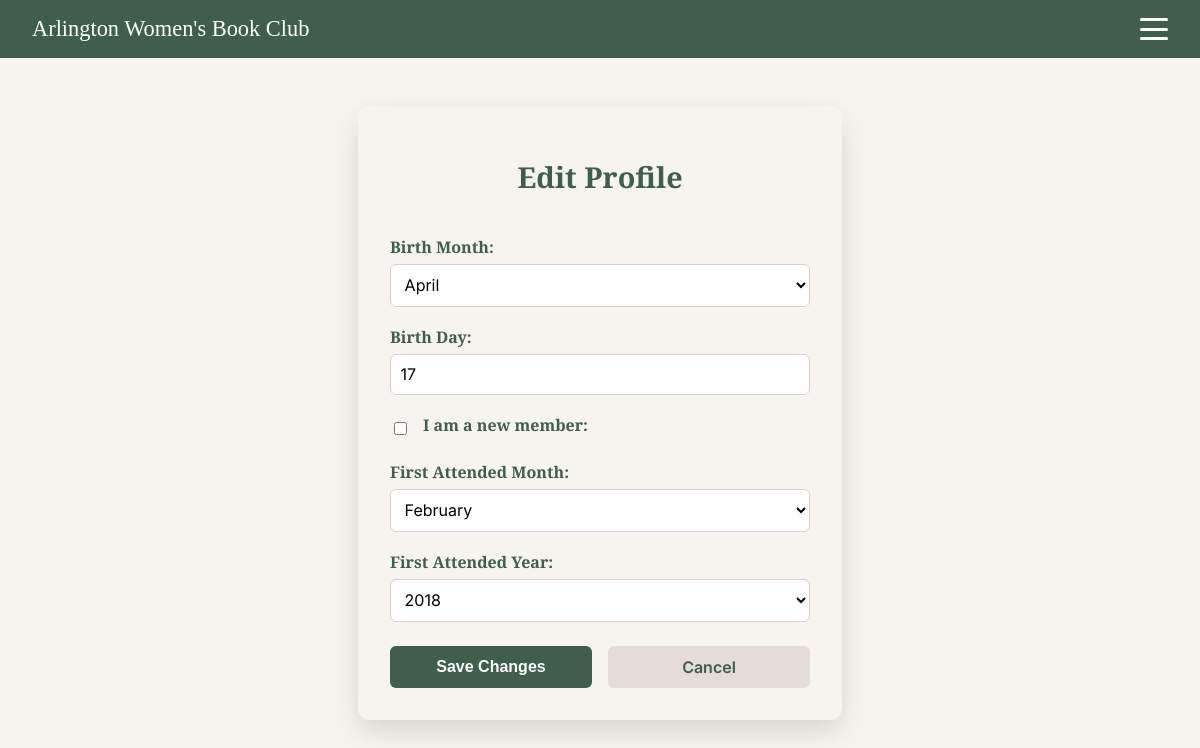
Page /edit-profile/ (signed in) on the committed database.
### core/models.py (models this page shows, shortened)
class MemberProfile(models.Model):
    user = models.OneToOneField(settings.AUTH_USER_MODEL, on_delete=models.CASCADE)
    dob_month = models.PositiveSmallIntegerField(null=True, blank=True)
    dob_day = models.PositiveSmallIntegerField(null=True, blank=True)
    is_new_member = models.BooleanField(default=False)
    first_attended_month = models.PositiveSmallIntegerField(null=True, blank=True)
    first_attended_year = models.PositiveSmallIntegerField(null=True, blank=True)

### core/views.py (the view)
# urls.py: path("edit-profile/", views.edit_profile, name="edit_profile"),
@login_required
def edit_profile(request):
    profile, created = MemberProfile.objects.get_or_create(user=request.user)
    if request.method == "POST":
        form = MemberProfileForm(request.POST, instance=profile)
        if form.is_valid():
            form.save()
            return redirect("my_profile")
    else:
        form = MemberProfileForm(instance=profile)
    return render(request, "core/edit_profile.html", {"form": form})

### core/forms.py
class MemberProfileForm(forms.ModelForm):
    dob_month = forms.TypedChoiceField(
        choices=MONTH_CHOICES,
        coerce=int,
        required=False,
        label="Birth Month"
    )
    dob_day = forms.IntegerField(
        required=False,
        min_value=1,
        max_value=31,
        label="Birth Day"
    )
    is_new_member = forms.BooleanField(
        required=False,
        label="I am a new member"
    )
    first_attended_month = forms.TypedChoiceField(
        choices=MONTH_CHOICES,
        coerce=int,
        required=False,
        label="First Attended Month"
    )
    first_attended_year = forms.TypedChoiceField(
        choices=YEAR_CHOICES,
        coerce=int,
        required=False,
        label="First Attended Year"
    )
    class Meta:
        model = MemberProfile
        fields = [
            "dob_month",
            "dob_day",
            "is_new_member",
            "first_attended_month",
            "first_attended_year",
        ]

### core/templates/core/edit_profile.html (shortened to what this page needs)
{% extends "core/base.html" %}
{% block content %}
<div class="auth-container">
    <h1 class="auth-title">Edit Profile</h1>
    <form method="POST" class="auth-form edit-profile-form">
    <p>
        {{ form.dob_month.label_tag }}
        {{ form.dob_month }}
    </p>
    <p>
        {{ form.dob_day.label_tag }}
        {{ form.dob_day }}
    </p>
    <p>
        {{ form.is_new_member }}
        {{ form.is_new_member.label_tag }}
    </p>
    <div id="first-attended-fields">
        <p>
            {{ form.first_attended_month.label_tag }}
            {{ form.first_attended_month }}
        </p>
        <p>
            {{ form.first_attended_year.label_tag }}
            {{ form.first_attended_year }}
        </p>
    </div>
    <div class="form-button-row">
        <button type="submit" class="auth-button">Save Changes</button>
        <a href="{% url 'my_profile' %}" class="cancel-button">Cancel</a>
    </div>
</form>
</div>
{% endblock %}

### core/static/core/base.css (style rules this page uses)
:root { --primary: #F7F3EE; --secondary: #3f5e4b; --accent: #d6a6a6; --text: #2f2f2f; --font-serif: 'Libre Baskerville', serif; --font-sans: 'Inter', sans-serif; }
body { margin: 0; background: var(--primary); color: var(--text); font-family: var(--font-sans); }
.auth-container { max-width: 420px; margin: 3rem auto; padding: 2rem; background: var(--primary); border-radius: 12px; box-shadow: 0 12px 28px rgba(0, 0, 0, 0.12); text-align: center; display: flex; flex-direction: column; align-items: center; }
.auth-title { font-family: var(--font-serif); font-size: 1.8rem; color: var(--secondary); margin-bottom: 1.5rem; }
.auth-form { width: 100%; }
.auth-form p { margin-bottom: 1.2rem; text-align: left; }
.auth-form label { display: block; font-family: var(--font-serif); font-size: 1rem; color: var(--secondary); margin-bottom: 0.35rem; font-weight: 600; }
.auth-form input, .auth-form select { width: 100%; padding: 0.6rem; border: 1px solid #d8d2ca; border-radius: 6px; font-size: 1rem; font-family: var(--font-sans); box-sizing: border-box; background: white; transition: border 0.2s ease, box-shadow 0.2s ease; }
.auth-form input[type="checkbox"] { width: auto; margin-right: 0.5rem; }
.auth-form p:has(input[type="checkbox"]) { display: flex; align-items: center; gap: 0.5rem; }
.auth-button { width: 100%; padding: 0.7rem; background: var(--secondary); color: white; border: none; border-radius: 6px; font-size: 1rem; font-weight: 600; cursor: pointer; }
.form-button-row { display: flex; justify-content: space-between; gap: 1rem; margin-top: 1.5rem; }
.cancel-button { display: inline-block; padding: 0.7rem; width: 100%; text-align: center; background: #e4dcd5; color: var(--secondary); border-radius: 6px; font-weight: 600; text-decoration: none; font-size: 1rem; box-sizing: border-box; transition: background 0.2s ease; }
#first-attended-fields { transition: opacity 0.2s ease; }

### rows in the picture
MemberProfile: dob_month "April", dob_day "17", first_attended_month "February", first_attended_year "2018"
